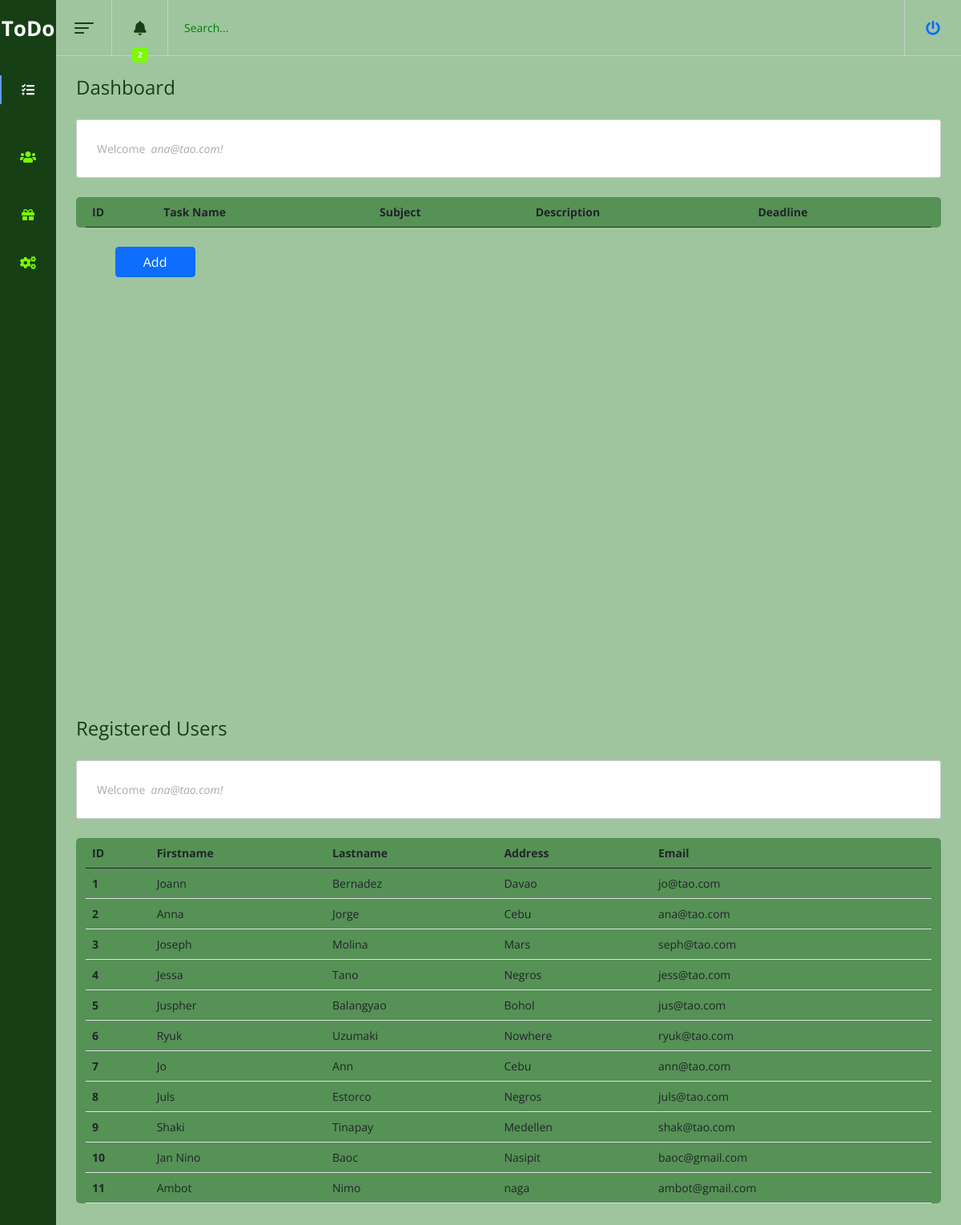
The page /home.php (signed in) on the database its author committed.
### tables this page shows
CREATE TABLE `users` (
  `id` int(11) NOT NULL,
  `firstname` varchar(50) NOT NULL,
  `lastname` varchar(50) NOT NULL,
  `address` varchar(100) NOT NULL,
  `email` varchar(50) NOT NULL,
  `password` varchar(50) NOT NULL
);

### home.php (the view, shortened to what this page needs)
<!DOCTYPE html>
<html>
<head>
  <link href="https://cdn.jsdelivr.net/npm/bootstrap@5.0.2/dist/css/bootstrap.min.css" rel="stylesheet"
>
  <link href="home.css" rel="stylesheet" type="text/css">
</head>
<body class="sidebar-is-reduced">
  <header class="l-header">
    <div class="l-header__inner clearfix">
      <div class="c-header-icon js-hamburger">
        <div class="hamburger-toggle"><span class="bar-top"></span><span class="bar-mid"></span><span
            class="bar-bot"></span></div>
      </div>
      <div class="c-header-icon has-dropdown"><span
          class="c-badge c-badge--red c-badge--header-icon animated swing">2</span><i class="fa fa-bell"></i>
      </div>
      <div class="c-search">
        <input class="c-search__input u-input" placeholder="Search..." type="text" />
      </div>
      <div class="header-icons-group">
        <div class="c-header-icon basket">
          <div class="c-header-icon logout"><a href="logout.php"><i class="fa fa-power-off"></i></a></div>
        </div>
      </div>
  </header>
  <div class="l-sidebar">
    <div class="logo">
      <div class="logo__txt">ToDo</div>
    </div>
    <div class="l-sidebar__content">
      <nav class="c-menu js-menu">
        <ul class="u-list">
          <li class="c-menu__item is-active" data-toggle="tooltip" title="Tasks">
            <div class="c-menu__item__inner" onclick="openTab(event, 'todo')"><i class="fa">&#xf0ae;</i>
            </div>
          </li>
          <li class="c-menu__item has-submenu" data-toggle="tooltip" title="Users">
            <div class="c-menu__item__inner" onclick="openTab(event, 'user')"><i class="fa">&#xf0c0;</i>
            </div>
          </li>
          <li class="c-menu__item has-submenu" data-toggle="tooltip" title="Gifts">
            <div class="c-menu__item__inner"><i class="fa fa-gift"></i>
            </div>
          </li>
          <li class="c-menu__item has-submenu" data-toggle="tooltip" title="Settings">
            <div class="c-menu__item__inner"><i class="fa fa-cogs"></i>
            </div>
          </li>
        </ul>
      </nav>
    </div>
  </div>
</body>
<main class="l-main" id="todo">
  <div class="content-wrapper content-wrapper--with-bg" >
    <h1 class="page-title">Dashboard</h1>
    <div class="page-content">Welcome <em>&nbsp;<?= $_SESSION['name'] ?>!</em></div>
    <div class="container my-4">
      <table class="table">
        <thead>
          <tr>
            <th>ID</th>
            <th>Task Name</th>
            <th>Subject</th>
            <th>Description</th>
            <th>Deadline</th>
          </tr>
        </thead>
      </table>
    </div>
    <a class='btn btn-primary' id='del' href='Newtask.php'>Add</a>
  </div>
</main>
<main class="l-main" id="user">
<div class="content-wrapper content-wrapper--with-bg" >
    <h1 class="page-title">Registered Users</h1>
    <div class="page-content">Welcome <em>&nbsp;<?= $_SESSION['name'] ?>!</em></div>
    <div class="container my-4">
      <table class="table">
        <thead>
          <tr>
            <th>ID</th>
            <th>Firstname</th>
            <th>Lastname</th>
            <th>Address</th>
            <th>Email</th>
          </tr>
        </thead>
        <tbody>
          <?php
          $db1 = mysqli_connect('localhost', 'root', '', 'login1');
          $sql1 = "select * from users ";
          $result = $db1->query($sql1);
          while ($row = $result->fetch_assoc()) {
            echo "
              <tr>
                <th>$row[id]</th>
                <td>$row[firstname]</td>
                <td>$row[lastname]</td>
                <td>$row[address]</td>
                <td>$row[email]</td>
              </tr>
            ";
          }
          ?>
        </tbody>
      </table>
    </div>
  </div>
</main>
</body>
</html>

### rows shown on the page
users: id "1", firstname "Joann", lastname "Bernadez", address "Davao", email "jo@tao.com"
users: id "2", firstname "Anna", lastname "Jorge", address "Cebu", email "ana@tao.com"
users: id "3", firstname "Joseph", lastname "Molina", address "Mars", email "seph@tao.com"
users: id "4", firstname "Jessa", lastname "Tano", address "Negros", email "jess@tao.com"
users: id "5", firstname "Juspher", lastname "Balangyao", address "Bohol", email "jus@tao.com"
users: id "6", firstname "Ryuk", lastname "Uzumaki", address "Nowhere", email "ryuk@tao.com"
users: id "7", firstname "Jo", lastname "Ann", address "Cebu", email "ann@tao.com"
users: id "8", firstname "Juls", lastname "Estorco", address "Negros", email "juls@tao.com"
users: id "9", firstname "Shaki", lastname "Tinapay", address "Medellen", email "shak@tao.com"
users: id "10", firstname "Jan Nino", lastname "Baoc", address "Nasipit", email "baoc@gmail.com"
users: id "11", firstname "Ambot", lastname "Nimo", address "naga", email "ambot@gmail.com"

### other values the page prints
$_SESSION['name'] "ana@tao.com"
